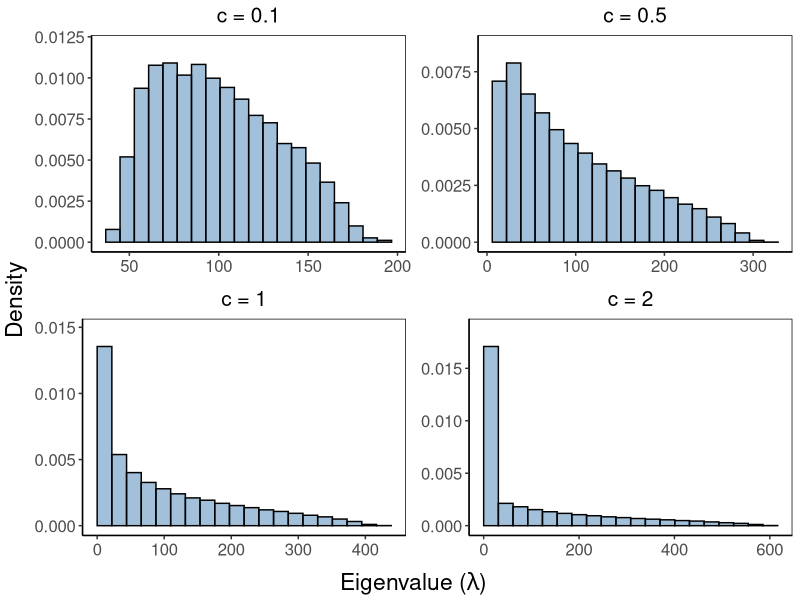

Source code (R):
library(MASS)
library(dplyr)
library(purrr)
library(ggplot2)
library(gridExtra)
library(grid)

n <- 100
c_vals <- c(1/10, 1/2, 1, 2)
num_bins <- 20

simulate_wishart <- function(n, p) {
  Sigma <- diag(p)
  X <- mvrnorm(n, mu = rep(0, p), Sigma = Sigma)
  S <- t(X) %*% X
  eigen(S, only.values = TRUE)$values
}

results <- list()

for (c in c_vals) {
  p <- floor(c * n)
  eigenvalues <- replicate(1000, simulate_wishart(n, p))
  eigenvalues_df <- data.frame(
    value = as.vector(eigenvalues),
    c = as.factor(rep(c, length(eigenvalues)))
  )
  results[[as.character(c)]] <- eigenvalues_df
}

combined_df <- do.call(rbind, results)

bin_info <- combined_df %>%
  group_by(c) %>%
  summarize(
    min_value = min(value),
    max_value = max(value),
    range_value = max_value - min_value,
    .groups = "drop"
  ) %>%
  mutate(
    margin = 0.1 * range_value,
    xlim_low = min_value - margin,
    xlim_high = max_value + margin,
    breaks_list = map2(min_value, max_value, ~ seq(.x, .y, length.out = num_bins + 1))
  )

combined_split <- split(combined_df, combined_df$c)

get_max_hist_density <- function(df, breaks) {
  h <- hist(df$value, breaks = breaks, plot = FALSE)
  max(h$density)
}

density_max_df <- map_df(names(combined_split), function(c_val) {
  df_sub <- combined_split[[c_val]]
  breaks_sub <- bin_info %>% filter(c == c_val) %>% pull(breaks_list) %>% .[[1]]
  ymax <- 1.1 * get_max_hist_density(df_sub, breaks_sub)
  data.frame(c = c_val, ymax = ymax)
})

plots <- lapply(names(combined_split), function(c_val) {
  df_sub <- combined_split[[c_val]]
  breaks_sub <- bin_info %>% filter(c == c_val) %>% pull(breaks_list) %>% .[[1]]
  ymax_sub <- density_max_df %>% filter(c == c_val) %>% pull(ymax)
  
  ggplot(df_sub, aes(x = value)) +
    geom_histogram(
      aes(y = after_stat(density)),
      breaks = breaks_sub,
      color = "black",
      fill = "#4682B4",
      alpha = 0.5,
      position = "identity"
    ) +
    coord_cartesian(ylim = c(0, ymax_sub)) +
    labs(x = NULL, y = NULL) +
    ggtitle(paste("c =", c_val)) +
    theme(
      panel.background = element_blank(),
      panel.grid = element_blank(),
      panel.border = element_rect(color = "black", fill = NA, size = 0.5),
      axis.line = element_line(color = "black"),
      axis.text = element_text(size = 12),
      axis.title = element_text(size = 13),
      plot.title = element_text(size = 15, hjust = 0.5),
      plot.margin = margin(5.5, 5.5, 5.5, 5.5, unit = "pt")
    )
})

arranged_plots <- function(...) {
  plots <- list(...)
  grid.arrange(
    arrangeGrob(
      grobs = plots,
      ncol = 2,
      nrow = 2
    ),
    bottom = textGrob(
      expression("Eigenvalue (" * lambda * ")"),
      gp = gpar(fontsize = 1.5 * 11)
    ),
    left = textGrob(
      "Density", rot = 90,
      gp = gpar(fontsize = 1.5 * 11)
    )
  )
}

arranged_plots(plots[[1]], plots[[2]], plots[[3]], plots[[4]])
